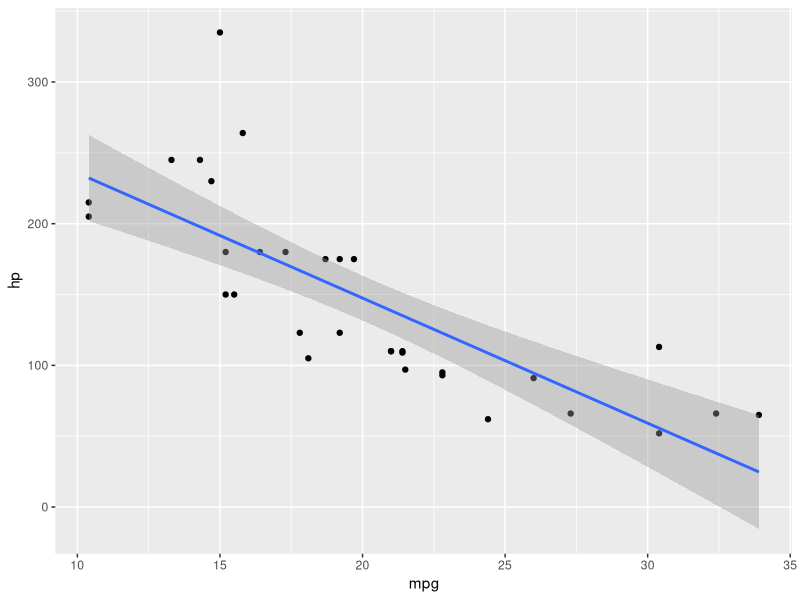

Recreate this plot in R.
## ---- chunk 1
library(ggplot2)
ggplot(data = mtcars, aes(x = mpg, y = hp)) + 
    geom_point() + geom_smooth(method="lm")
cor(mtcars$mpg, mtcars$hp)


